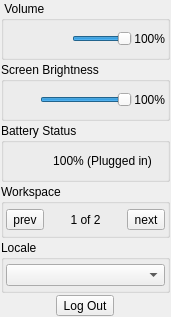
<?xml version="1.0" encoding="UTF-8"?>
<ui version="4.0">
 <class>LSysMenuQuick</class>
 <widget class="QWidget" name="LSysMenuQuick">
  <property name="geometry">
   <rect>
    <x>0</x>
    <y>0</y>
    <width>171</width>
    <height>317</height>
   </rect>
  </property>
  <property name="windowTitle">
   <string>Form</string>
  </property>
  <property name="styleSheet">
   <string notr="true">/*QGroupBox{
border-radius: 5px;
border: 1px solid grey;
margin-top: 1ex;
}
QGroupBox::title{
subcontrol-origin: margin;
subcontrol-position: top center;
padding: 0 3px;
background-color: rgba(255,255,255,255);
border-radius: 5px;
font: bold;
}*/</string>
  </property>
  <layout class="QVBoxLayout" name="verticalLayout">
   <property name="spacing">
    <number>2</number>
   </property>
   <property name="leftMargin">
    <number>1</number>
   </property>
   <property name="topMargin">
    <number>1</number>
   </property>
   <property name="rightMargin">
    <number>1</number>
   </property>
   <property name="bottomMargin">
    <number>1</number>
   </property>
   <item>
    <widget class="QGroupBox" name="group_volume">
     <property name="title">
      <string> Volume</string>
     </property>
     <property name="flat">
      <bool>false</bool>
     </property>
     <layout class="QHBoxLayout" name="horizontalLayout">
      <property name="spacing">
       <number>2</number>
      </property>
      <property name="leftMargin">
       <number>2</number>
      </property>
      <property name="topMargin">
       <number>2</number>
      </property>
      <property name="rightMargin">
       <number>2</number>
      </property>
      <property name="bottomMargin">
       <number>2</number>
      </property>
      <item>
       <widget class="QLabel" name="label_vol_icon">
        <property name="sizePolicy">
         <sizepolicy hsizetype="Fixed" vsizetype="Fixed">
          <horstretch>0</horstretch>
          <verstretch>0</verstretch>
         </sizepolicy>
        </property>
        <property name="minimumSize">
         <size>
          <width>32</width>
          <height>32</height>
         </size>
        </property>
        <property name="maximumSize">
         <size>
          <width>32</width>
          <height>32</height>
         </size>
        </property>
        <property name="text">
         <string notr="true"/>
        </property>
       </widget>
      </item>
      <item>
       <widget class="QToolButton" name="tool_vol_mixer">
        <property name="minimumSize">
         <size>
          <width>30</width>
          <height>30</height>
         </size>
        </property>
        <property name="maximumSize">
         <size>
          <width>32</width>
          <height>32</height>
         </size>
        </property>
        <property name="toolTip">
         <string>Launch Audio Mixer</string>
        </property>
        <property name="text">
         <string/>
        </property>
        <property name="iconSize">
         <size>
          <width>30</width>
          <height>30</height>
         </size>
        </property>
        <property name="autoRaise">
         <bool>true</bool>
        </property>
       </widget>
      </item>
      <item>
       <widget class="QSlider" name="slider_volume">
        <property name="maximum">
         <number>100</number>
        </property>
        <property name="value">
         <number>100</number>
        </property>
        <property name="orientation">
         <enum>Qt::Horizontal</enum>
        </property>
       </widget>
      </item>
      <item>
       <widget class="QLabel" name="label_vol_text">
        <property name="text">
         <string notr="true">100%</string>
        </property>
        <property name="alignment">
         <set>Qt::AlignRight|Qt::AlignTrailing|Qt::AlignVCenter</set>
        </property>
       </widget>
      </item>
     </layout>
    </widget>
   </item>
   <item>
    <widget class="QGroupBox" name="group_brightness">
     <property name="title">
      <string>Screen Brightness</string>
     </property>
     <layout class="QHBoxLayout" name="horizontalLayout_2">
      <property name="spacing">
       <number>2</number>
      </property>
      <property name="leftMargin">
       <number>2</number>
      </property>
      <property name="topMargin">
       <number>2</number>
      </property>
      <property name="rightMargin">
       <number>2</number>
      </property>
      <property name="bottomMargin">
       <number>2</number>
      </property>
      <item>
       <widget class="QLabel" name="label_bright_icon">
        <property name="sizePolicy">
         <sizepolicy hsizetype="Fixed" vsizetype="Fixed">
          <horstretch>0</horstretch>
          <verstretch>0</verstretch>
         </sizepolicy>
        </property>
        <property name="minimumSize">
         <size>
          <width>32</width>
          <height>32</height>
         </size>
        </property>
        <property name="maximumSize">
         <size>
          <width>32</width>
          <height>32</height>
         </size>
        </property>
        <property name="text">
         <string notr="true"/>
        </property>
       </widget>
      </item>
      <item>
       <widget class="QSlider" name="slider_brightness">
        <property name="minimum">
         <number>10</number>
        </property>
        <property name="maximum">
         <number>100</number>
        </property>
        <property name="value">
         <number>100</number>
        </property>
        <property name="orientation">
         <enum>Qt::Horizontal</enum>
        </property>
       </widget>
      </item>
      <item>
       <widget class="QLabel" name="label_bright_text">
        <property name="text">
         <string notr="true">100%</string>
        </property>
        <property name="alignment">
         <set>Qt::AlignRight|Qt::AlignTrailing|Qt::AlignVCenter</set>
        </property>
       </widget>
      </item>
     </layout>
    </widget>
   </item>
   <item>
    <widget class="QGroupBox" name="group_battery">
     <property name="title">
      <string>Battery Status</string>
     </property>
     <layout class="QHBoxLayout" name="horizontalLayout_3">
      <property name="spacing">
       <number>2</number>
      </property>
      <property name="leftMargin">
       <number>2</number>
      </property>
      <property name="topMargin">
       <number>2</number>
      </property>
      <property name="rightMargin">
       <number>2</number>
      </property>
      <property name="bottomMargin">
       <number>2</number>
      </property>
      <item>
       <widget class="QLabel" name="label_bat_icon">
        <property name="sizePolicy">
         <sizepolicy hsizetype="Fixed" vsizetype="Fixed">
          <horstretch>0</horstretch>
          <verstretch>0</verstretch>
         </sizepolicy>
        </property>
        <property name="minimumSize">
         <size>
          <width>32</width>
          <height>32</height>
         </size>
        </property>
        <property name="maximumSize">
         <size>
          <width>32</width>
          <height>32</height>
         </size>
        </property>
        <property name="text">
         <string notr="true"/>
        </property>
       </widget>
      </item>
      <item>
       <widget class="QLabel" name="label_bat_text">
        <property name="sizePolicy">
         <sizepolicy hsizetype="Expanding" vsizetype="Preferred">
          <horstretch>0</horstretch>
          <verstretch>0</verstretch>
         </sizepolicy>
        </property>
        <property name="text">
         <string notr="true">100% (Plugged in)</string>
        </property>
        <property name="alignment">
         <set>Qt::AlignCenter</set>
        </property>
       </widget>
      </item>
     </layout>
    </widget>
   </item>
   <item>
    <widget class="QGroupBox" name="group_workspace">
     <property name="title">
      <string>Workspace</string>
     </property>
     <layout class="QHBoxLayout" name="horizontalLayout_4">
      <property name="spacing">
       <number>2</number>
      </property>
      <property name="leftMargin">
       <number>2</number>
      </property>
      <property name="topMargin">
       <number>2</number>
      </property>
      <property name="rightMargin">
       <number>2</number>
      </property>
      <property name="bottomMargin">
       <number>2</number>
      </property>
      <item>
       <widget class="QToolButton" name="tool_wk_prev">
        <property name="text">
         <string notr="true">prev</string>
        </property>
       </widget>
      </item>
      <item>
       <widget class="QLabel" name="label_wk_text">
        <property name="text">
         <string notr="true">1 of 2</string>
        </property>
        <property name="alignment">
         <set>Qt::AlignCenter</set>
        </property>
       </widget>
      </item>
      <item>
       <widget class="QToolButton" name="tool_wk_next">
        <property name="text">
         <string notr="true">next</string>
        </property>
       </widget>
      </item>
     </layout>
    </widget>
   </item>
   <item>
    <widget class="QGroupBox" name="group_locale">
     <property name="title">
      <string>Locale</string>
     </property>
     <layout class="QVBoxLayout" name="verticalLayout_2">
      <property name="spacing">
       <number>2</number>
      </property>
      <property name="leftMargin">
       <number>2</number>
      </property>
      <property name="topMargin">
       <number>2</number>
      </property>
      <property name="rightMargin">
       <number>2</number>
      </property>
      <property name="bottomMargin">
       <number>2</number>
      </property>
      <item>
       <widget class="QComboBox" name="combo_locale"/>
      </item>
     </layout>
    </widget>
   </item>
   <item>
    <layout class="QHBoxLayout" name="horizontalLayout_6">
     <item>
      <widget class="QToolButton" name="tool_logout">
       <property name="font">
        <font>
         <pointsize>9</pointsize>
        </font>
       </property>
       <property name="text">
        <string>Log Out</string>
       </property>
       <property name="iconSize">
        <size>
         <width>22</width>
         <height>22</height>
        </size>
       </property>
       <property name="toolButtonStyle">
        <enum>Qt::ToolButtonTextBesideIcon</enum>
       </property>
       <property name="autoRaise">
        <bool>false</bool>
       </property>
      </widget>
     </item>
    </layout>
   </item>
  </layout>
 </widget>
 <resources/>
 <connections/>
</ui>
